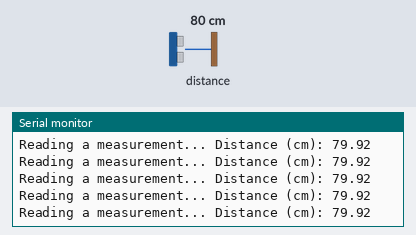
Bench run of a sketch on a simulated Arduino Uno, built with avr-gcc and run on an emulated ATmega328P. On the bench: the last lines printed to the serial monitor. The test bench sets the inputs (shaded band); at power-on: distance to the obstacle 80 cm.

Above: at 6.1 s.
6.2 s: distance to the obstacle set to 9 cm
At 6.33 s:
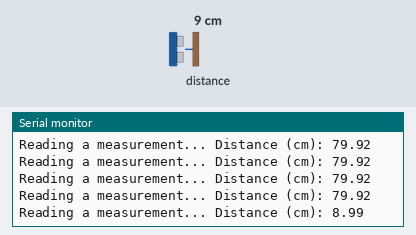
7.7 s: distance to the obstacle set to 12 cm
At 7.81 s:
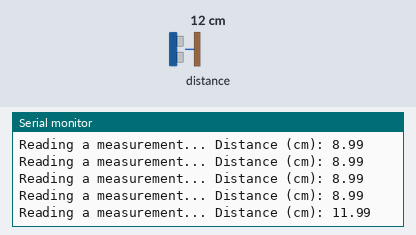
Timing chart, 0 to 10.2 s (numbered marks = the images above; inputs shaded):
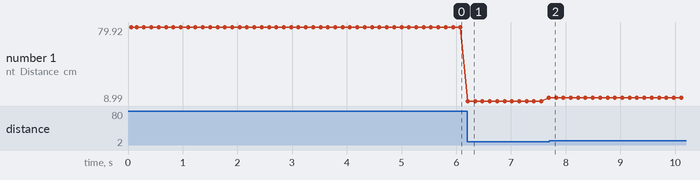

Measured:
- after the input at 6.2 s, the serial monitor: prints a new line at once (image 1)
- plotted number 1: 79.92 → 11.99 after the input at 6.2 s

The sketch:

Distance_Sensor_Measurement.ino
```cpp
#include "Adafruit_VL53L0X.h"
#include <LiquidCrystal.h>

Adafruit_VL53L0X lox = Adafruit_VL53L0X();

const int rs = 12, en = 11, d4 = 5, d5 = 4, d6 = 3, d7 = 2;
LiquidCrystal lcd(rs, en, d4, d5, d6, d7);
const int Led=10;

void setup() {
  Serial.begin(9600);


  lcd.print("Hello Class");

  // wait until serial port opens for native USB devices
  while (! Serial) {
    delay(1);
  }

  Serial.println("Adafruit VL53L0X test");
  if (!lox.begin()) {
    Serial.println(F("Failed to boot VL53L0X"));
    while(1);
  }
  // power
  Serial.println(F("VL53L0X API Simple Ranging example\n\n"));
}


void loop() {
  VL53L0X_RangingMeasurementData_t measure;

  Serial.print("Reading a measurement... ");
  lox.rangingTest(&measure, false); // pass in 'true' to get debug data printout!

  if (measure.RangeStatus != 4) {  // phase failures have incorrect data
     float Cm=(measure.RangeMilliMeter)/10.01;
    Serial.print("Distance (cm): "); Serial.println(Cm);

    lcd.cursor(); lcd.print("Cm:");  lcd.setCursor(5,1); lcd.print(Cm);
    int medida = Cm;

  if(medida < 10) {
    digitalWrite(Led, HIGH);
    }

  else {
    digitalWrite(Led, LOW);
    // delay (10);
    }


  } else {
    Serial.println(" out of range ");
  }

  delay(100);
}
```
